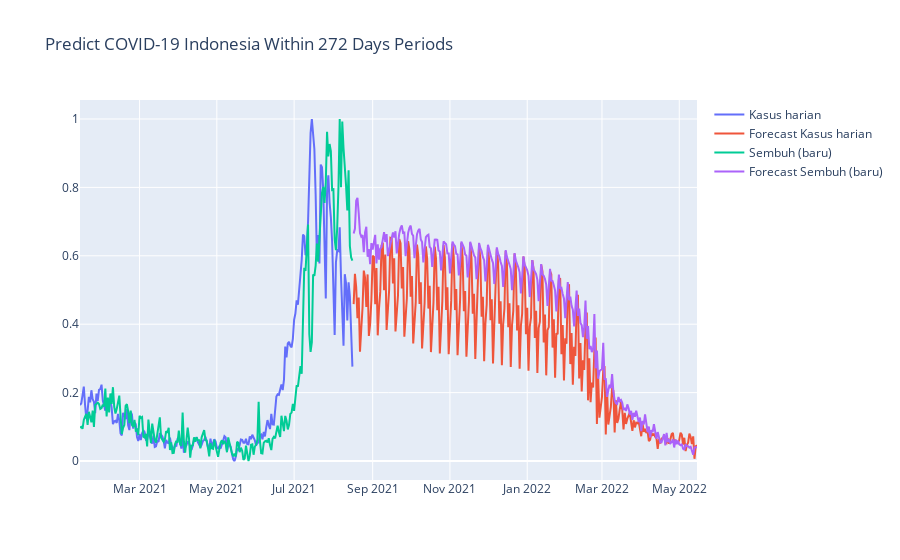

Source (notebook cell):
### Code cell
line_stat = []

for x in range(0,2):
    line_stat.append(go.Scatter(x=df_timeseries.tanggal, y=series[variable[x]], name=variable[x], mode='lines'))
    line_stat.append(go.Scatter(x=dates, y=prediction[variable[x]], name=f'Forecast {variable[x]}', mode='lines'))

fig = go.Figure(data=line_stat)
fig.update_layout(title_text=f"Predict COVID-19 Indonesia Within {min_case} Days Periods")
fig.show()

### Figure 1 — Plotly figure (JSON) as saved in the notebook; plotly's stock layout.template omitted (floating-point values rounded to 4 significant figures; data arrays with more than 128 entries replaced by an {"elided": "..."} marker saying what was removed)
{"data": [{"mode": "lines", "name": "Kasus harian", "type": "scatter", "x": {"elided": "216 str values"}, "y": {"elided": "216 float values"}}, {"mode": "lines", "name": "Forecast Kasus harian", "type": "scatter", "x": {"elided": "272 str values"}, "y": {"elided": "500 float values"}}, {"mode": "lines", "name": "Sembuh\n(baru)", "type": "scatter", "x": {"elided": "216 str values"}, "y": {"elided": "216 float values"}}, {"mode": "lines", "name": "Forecast Sembuh\n(baru)", "type": "scatter", "x": {"elided": "272 str values"}, "y": {"elided": "500 float values"}}], "layout": {"title": {"text": "Predict COVID-19 Indonesia Within 272 Days Periods"}}}
